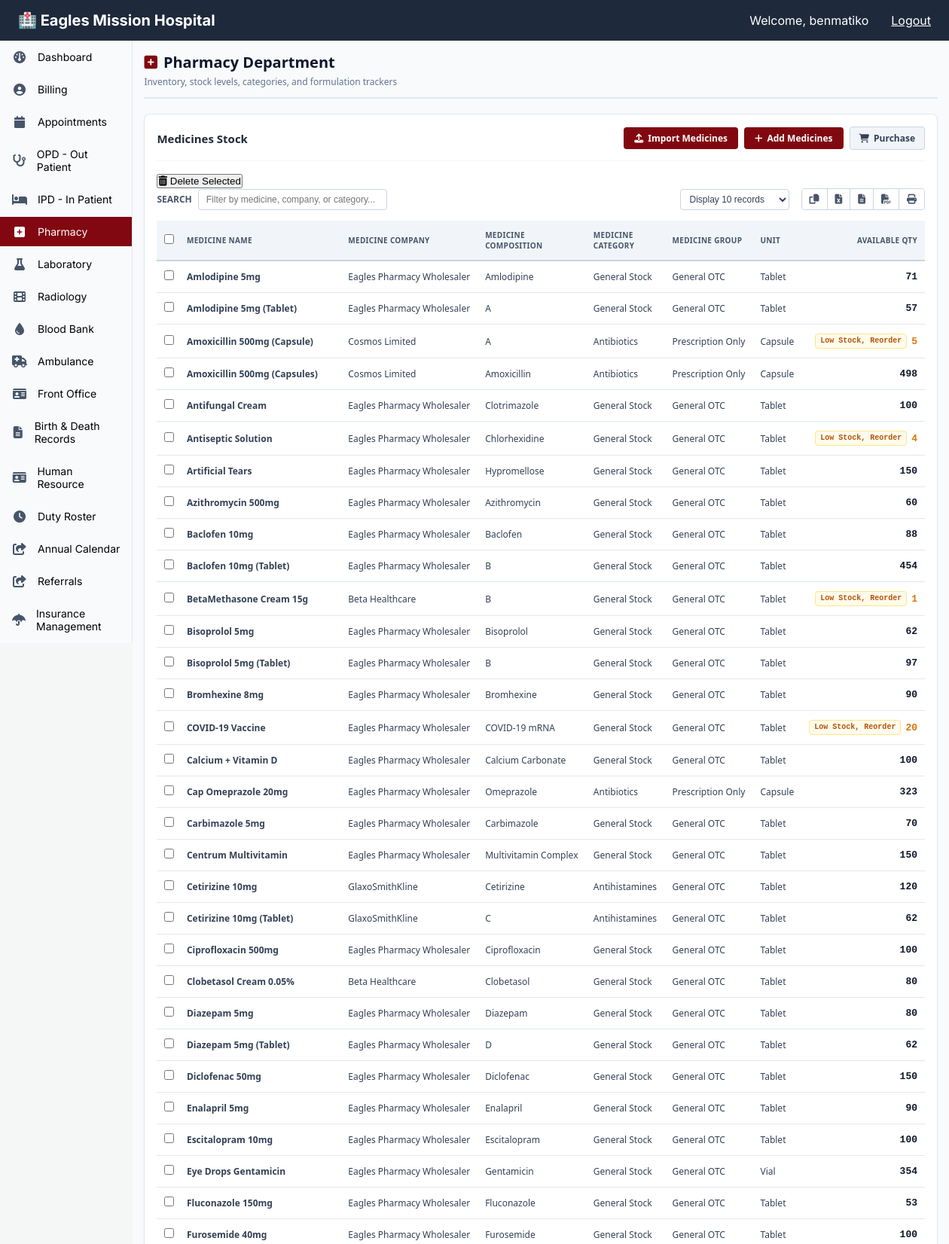
Screenshot of /pharmacy/medicines/ (signed in, upper part) with the database file from the repository.
### pharmacy/models.py (models this page shows, shortened)
class Stock(models.Model):
    medicine = models.ForeignKey(Medicine, on_delete=models.PROTECT, related_name='stock_items', null=True, blank=True)
    item_name = models.CharField(max_length=200, db_index=True)
    generic_name = models.CharField(max_length=200, blank=True, null=True)
    batch_number = models.CharField(max_length=100, blank=True, null=True)
    quantity_in_stock = models.PositiveIntegerField(default=0)
    reorder_level = models.PositiveIntegerField(default=10, help_text="Alert threshold to restock item")
    buying_price = models.DecimalField(max_digits=10, decimal_places=2, help_text="Cost price per unit", default=0.00)
    selling_price = models.DecimalField(max_digits=10, decimal_places=2, help_text="Retail billing charge per unit", default=0.00)
    expiry_date = models.DateField(db_index=True)
    created_at = models.DateTimeField(auto_now_add=True)
    updated_at = models.DateTimeField(auto_now=True)
    class Meta:
        ordering = ['item_name']
        verbose_name_plural = "Stock Inventory"
    @property
    def needs_restock(self):
        return self.quantity_in_stock <= self.reorder_level
    @property
    def is_out_of_stock(self):
        return self.quantity_in_stock <= 0
    @property
    def company_name(self):
        name_lower = self.item_name.lower()
        if "beta" in name_lower or "paracetamol" in name_lower:
            return "Beta Healthcare"
        elif "cosmos" in name_lower or "amoxicillin" in name_lower:
            return "Cosmos Limited"
        elif "gsk" in name_lower or "cetirizine" in name_lower or "glaxo" in name_lower:
            return "GlaxoSmithKline"
        return "Eagles Pharmacy Wholesaler"
    @property
    def category(self):
        name_lower = self.item_name.lower()
        if "amox" in name_lower or "cap" in name_lower:
            return "Antibiotics"
        elif "para" in name_lower or "hedex" in name_lower:
            return "Analgesics"
        elif "cetirizine" in name_lower:
            return "Antihistamines"
        return "General Stock"
    @property
    def group(self):
        if self.category == "Antibiotics":
            return "Prescription Only"
        return "General OTC"
    @property
    def unit_type(self):
        name_lower = self.item_name.lower()
        if "syr" in name_lower or "susp" in name_lower or "liquid" in name_lower:
            return "Bottle"
        elif "cap" in name_lower:
            return "Capsule"
        elif "drops" in name_lower:
            return "Vial"
        return "Tablet"

### pharmacy/views.py (the view)
# urls.py: path('medicines/', views.pharmacy_medicines_view, name='pharmacymedicines'),
@login_required
def pharmacy_medicines_view(request):
    medicines = Stock.objects.select_related('medicine').all().order_by('item_name')
    return render(request, 'pharmacy/pharmacymedicines.html', {'medicines': medicines})

### pharmacy/templates/pharmacy/pharmacymedicines.html (shortened to what this page needs)
{% extends "base.html" %}
{% block content %}
<div class="pharmacy-container-layout">
  <div class="pharmacy-panel-header">
    <div class="panel-title-group">
      <h1><i class="fa fa-plus-square"></i> Pharmacy Department</h1>
      <p class="panel-subtitle">Inventory, stock levels, categories, and formulation trackers</p>
    </div>
  </div>
  <div class="pharmacy-billing-section">
    <div class="ledger-action-row">
      <h2>Medicines Stock</h2>
      <div class="ledger-btn-group">
        <a href="{% url 'pharmacy:importmedicines' %}" class="btn-hms-primary">
          <i class="fa fa-upload"></i> Import Medicines
        </a>
        <a href="#" id="openAddMedicineModalBtn" class="btn-hms-primary">
          <i class="fa fa-plus"></i> Add Medicines
        </a>
        <a href="{% url 'pharmacy:purchasemedicines' %}" class="btn-hms-secondary">
          <i class="fa fa-shopping-cart"></i> Purchase
        </a>
      </div>
    </div>
    <div class="bulk-actions-toolbar">
      <button type="button" id="deleteSelectedBtn" class="btn-hms-danger" title="Permanently drop selected ledger data rows">
        <i class="fa fa-trash-o"></i> Delete Selected
      </button>
    </div>
    <div class="ledger-utility-row">
      <div class="search-wrapper-block">
        <label for="ledgerSearch">Search</label>
        <input type="text" id="ledgerSearch" class="search-input-field" placeholder="Filter by medicine, company, or category...">
      </div>
      <div class="export-pagination-group">
        <select class="entries-dropdown-select" aria-label="Records display pagination configuration">
          <option value="10">Display 10 records</option>
        </select>
        <div class="export-icon-buttons-container">
          <button type="button" class="btn-export-icon" title="Copy Table Data"><i class="fa fa-copy"></i></button>
          <button type="button" class="btn-export-icon" title="Export to Excel"><i class="fa fa-file-excel-o"></i></button>
          <button type="button" class="btn-export-icon" title="Export to CSV"><i class="fa fa-file-text-o"></i></button>
          <button type="button" class="btn-export-icon" title="Export to PDF"><i class="fa fa-file-pdf-o"></i></button>
          <button type="button" class="btn-export-icon" title="Print Table"><i class="fa fa-print"></i></button>
        </div>
      </div>
    </div>
    <div class="table-fixed-container">
      <table class="hms-table hms-billing-log-table">
        <thead>
          <tr>
            <th><input type="checkbox" id="selectAllLedgers"></th>
            <th>Medicine Name</th>
            <th>Medicine Company</th>
            <th>Medicine Composition</th>
            <th>Medicine Category</th>
            <th>Medicine Group</th>
            <th>Unit</th>
            <th class="text-right">Available Qty</th>
          </tr>
        </thead>
        <tbody>
          {% for medicine in medicines %}
          <tr>
            <td class="checkbox-fit-cell"><input type="checkbox" class="ledger-checkbox" value="MED-{{ medicine.id }}"></td>
            <td><strong>{{ medicine.item_name }}</strong></td>
            <td>{{ medicine.company_name }}</td>
            <td>{{ medicine.generic_name|default:"—" }}</td>
            <td>{{ medicine.category }}</td>
            <td>{{ medicine.group }}</td>
            <td>{{ medicine.unit_type }}</td>
            <td class="text-right qty-bold balance-cell">
              <div class="stock-level-display">
                {% if medicine.is_out_of_stock %}
                  <span class="badge-status-alert status-reorder-critical">Out of Stock, Reorder</span>
                  <span class="qty-count-zero">0</span>
                {% elif medicine.needs_restock %}
                  <span class="badge-status-alert status-reorder">Low Stock, Reorder</span>
                  <span class="qty-count-warning">{{ medicine.quantity_in_stock }}</span>
                {% else %}
                  <span class="qty-count-optimal">{{ medicine.quantity_in_stock }}</span>
                {% endif %}
              </div>
            </td>
          </tr>
          {% empty %}
          <tr>
            <td colspan="8" class="empty-table-placeholder">
              No medicine inventory stock logs located in the database room sheets.
            </td>
          </tr>
          {% endfor %}
        </tbody>
      </table>
    </div>
  </div>
</div>
{% endblock %}

### templates/base.html (shortened to what this page needs)
{% load static %}
<!DOCTYPE html>
<html lang="en">
<head>
    <link rel="stylesheet" href="https://cdnjs.cloudflare.com/ajax/libs/font-awesome/4.7.0/css/font-awesome.min.css">
    <link rel="stylesheet" href="https://cdnjs.cloudflare.com/ajax/libs/font-awesome/6.4.0/css/all.min.css">
    <link rel="stylesheet" href="{% static 'css/styles.css' %}">
</head>
<body>
    <div class="grid {% if hide_sidebar %}full-canvas-view{% endif %}">
        <div class="header">
            <div class="logo">
                <a href="{% url 'dashboard:home' %}" style="color: white; text-decoration: none; font-size: 20px; font-weight: bold;">🏥 Eagles Mission Hospital</a>
            </div>
            {% if request.user.is_authenticated %}
                <div class="user-info" style="display: flex; align-items: center;">
                    <span>Welcome, {{ request.user.first_name|default:request.user.username }}</span>
                    <form action="{% url 'accounts:logout' %}" method="post" style="display: inline; margin-left: 15px;">
                        <a href="{% url 'accounts:logout_confirm' %}" style="color: white; margin-left: 15px;">Logout</a>
                    </form>
                </div>
            {% endif %}
        </div>
        {% if not hide_sidebar %}
            {% include "sidebar.html" %}
        {% endif %}
        <main class="content">
            {% block content %}
            {% endblock %}
        </main>
    </div>
</body>
</html>

### pharmacy/templates/pharmacy/pharmacymedicines.html (style rules this page uses)
.pharmacy-container-layout { width: 100%; max-width: 1200px; margin: 0 auto; padding: 15px; font-family: 'Segoe UI', Tahoma, Geneva, Verdana, sans-serif; }

### rows the page displays
Stock: item_name "Amlodipine 5mg", company_name "Eagles Pharmacy Wholesaler", generic_name "Amlodipine", category "General Stock", group "General OTC", unit_type "Tablet", quantity_in_stock "71"
Stock: item_name "Amlodipine 5mg (Tablet)", company_name "Eagles Pharmacy Wholesaler", generic_name "A", category "General Stock", group "General OTC", unit_type "Tablet", quantity_in_stock "57"
Stock: item_name "Amoxicillin 500mg (Capsule)", company_name "Cosmos Limited", generic_name "A", category "Antibiotics", group "Prescription Only", unit_type "Capsule", quantity_in_stock "5"
Stock: item_name "Amoxicillin 500mg (Capsules)", company_name "Cosmos Limited", generic_name "Amoxicillin", category "Antibiotics", group "Prescription Only", unit_type "Capsule", quantity_in_stock "498"
Stock: item_name "Antifungal Cream", company_name "Eagles Pharmacy Wholesaler", generic_name "Clotrimazole", category "General Stock", group "General OTC", unit_type "Tablet", quantity_in_stock "100"
Stock: item_name "Antiseptic Solution", company_name "Eagles Pharmacy Wholesaler", generic_name "Chlorhexidine", category "General Stock", group "General OTC", unit_type "Tablet", quantity_in_stock "4"
Stock: item_name "Artificial Tears", company_name "Eagles Pharmacy Wholesaler", generic_name "Hypromellose", category "General Stock", group "General OTC", unit_type "Tablet", quantity_in_stock "150"
Stock: item_name "Azithromycin 500mg", company_name "Eagles Pharmacy Wholesaler", generic_name "Azithromycin", category "General Stock", group "General OTC", unit_type "Tablet", quantity_in_stock "60"
Stock: item_name "Baclofen 10mg", company_name "Eagles Pharmacy Wholesaler", generic_name "Baclofen", category "General Stock", group "General OTC", unit_type "Tablet", quantity_in_stock "88"
Stock: item_name "Baclofen 10mg (Tablet)", company_name "Eagles Pharmacy Wholesaler", generic_name "B", category "General Stock", group "General OTC", unit_type "Tablet", quantity_in_stock "454"
Stock: item_name "BetaMethasone Cream 15g", company_name "Beta Healthcare", generic_name "B", category "General Stock", group "General OTC", unit_type "Tablet", quantity_in_stock "1"
Stock: item_name "Bisoprolol 5mg", company_name "Eagles Pharmacy Wholesaler", generic_name "Bisoprolol", category "General Stock", group "General OTC", unit_type "Tablet", quantity_in_stock "62"
Stock: item_name "Bisoprolol 5mg (Tablet)", company_name "Eagles Pharmacy Wholesaler", generic_name "B", category "General Stock", group "General OTC", unit_type "Tablet", quantity_in_stock "97"
Stock: item_name "Bromhexine 8mg", company_name "Eagles Pharmacy Wholesaler", generic_name "Bromhexine", category "General Stock", group "General OTC", unit_type "Tablet", quantity_in_stock "90"
Stock: item_name "COVID-19 Vaccine", company_name "Eagles Pharmacy Wholesaler", generic_name "COVID-19 mRNA", category "General Stock", group "General OTC", unit_type "Tablet", quantity_in_stock "20"
Stock: item_name "Calcium + Vitamin D", company_name "Eagles Pharmacy Wholesaler", generic_name "Calcium Carbonate", category "General Stock", group "General OTC", unit_type "Tablet", quantity_in_stock "100"
Stock: item_name "Cap Omeprazole 20mg", company_name "Eagles Pharmacy Wholesaler", generic_name "Omeprazole", category "Antibiotics", group "Prescription Only", unit_type "Capsule", quantity_in_stock "323"
Stock: item_name "Carbimazole 5mg", company_name "Eagles Pharmacy Wholesaler", generic_name "Carbimazole", category "General Stock", group "General OTC", unit_type "Tablet", quantity_in_stock "70"
Stock: item_name "Centrum Multivitamin", company_name "Eagles Pharmacy Wholesaler", generic_name "Multivitamin Complex", category "General Stock", group "General OTC", unit_type "Tablet", quantity_in_stock "150"
Stock: item_name "Cetirizine 10mg", company_name "GlaxoSmithKline", generic_name "Cetirizine", category "Antihistamines", group "General OTC", unit_type "Tablet", quantity_in_stock "120"
Stock: item_name "Cetirizine 10mg (Tablet)", company_name "GlaxoSmithKline", generic_name "C", category "Antihistamines", group "General OTC", unit_type "Tablet", quantity_in_stock "62"
Stock: item_name "Ciprofloxacin 500mg", company_name "Eagles Pharmacy Wholesaler", generic_name "Ciprofloxacin", category "General Stock", group "General OTC", unit_type "Tablet", quantity_in_stock "100"
Stock: item_name "Clobetasol Cream 0.05%", company_name "Beta Healthcare", generic_name "Clobetasol", category "General Stock", group "General OTC", unit_type "Tablet", quantity_in_stock "80"
Stock: item_name "Diazepam 5mg", company_name "Eagles Pharmacy Wholesaler", generic_name "Diazepam", category "General Stock", group "General OTC", unit_type "Tablet", quantity_in_stock "80"
Stock: item_name "Diazepam 5mg (Tablet)", company_name "Eagles Pharmacy Wholesaler", generic_name "D", category "General Stock", group "General OTC", unit_type "Tablet", quantity_in_stock "62"
Stock: item_name "Diclofenac 50mg", company_name "Eagles Pharmacy Wholesaler", generic_name "Diclofenac", category "General Stock", group "General OTC", unit_type "Tablet", quantity_in_stock "150"
Stock: item_name "Enalapril 5mg", company_name "Eagles Pharmacy Wholesaler", generic_name "Enalapril", category "General Stock", group "General OTC", unit_type "Tablet", quantity_in_stock "90"
Stock: item_name "Escitalopram 10mg", company_name "Eagles Pharmacy Wholesaler", generic_name "Escitalopram", category "General Stock", group "General OTC", unit_type "Tablet", quantity_in_stock "100"
Stock: item_name "Eye Drops Gentamicin", company_name "Eagles Pharmacy Wholesaler", generic_name "Gentamicin", category "General Stock", group "General OTC", unit_type "Vial", quantity_in_stock "354"
Stock: item_name "Fluconazole 150mg", company_name "Eagles Pharmacy Wholesaler", generic_name "Fluconazole", category "General Stock", group "General OTC", unit_type "Tablet", quantity_in_stock "53"
Stock: item_name "Furosemide 40mg", company_name "Eagles Pharmacy Wholesaler", generic_name "Furosemide", category "General Stock", group "General OTC", unit_type "Tablet", quantity_in_stock "100"

### other values shown
{{ request.user.first_name|default:request.user.username }} "benmatiko"
